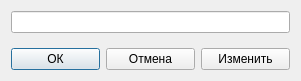
<?xml version="1.0" encoding="UTF-8"?>
<ui version="4.0">
 <class>DlgPassword</class>
 <widget class="QDialog" name="DlgPassword">
  <property name="windowModality">
   <enum>Qt::ApplicationModal</enum>
  </property>
  <property name="geometry">
   <rect>
    <x>0</x>
    <y>0</y>
    <width>301</width>
    <height>81</height>
   </rect>
  </property>
  <property name="contextMenuPolicy">
   <enum>Qt::NoContextMenu</enum>
  </property>
  <property name="windowTitle">
   <string>Введите пароль</string>
  </property>
  <layout class="QVBoxLayout" name="verticalLayout">
   <item>
    <widget class="QLineEdit" name="editPassword">
     <property name="maxLength">
      <number>64</number>
     </property>
     <property name="echoMode">
      <enum>QLineEdit::Password</enum>
     </property>
    </widget>
   </item>
   <item>
    <spacer name="verticalSpacer">
     <property name="orientation">
      <enum>Qt::Vertical</enum>
     </property>
     <property name="sizeHint" stdset="0">
      <size>
       <width>20</width>
       <height>40</height>
      </size>
     </property>
    </spacer>
   </item>
   <item>
    <layout class="QHBoxLayout" name="horizontalLayout">
     <item>
      <widget class="QPushButton" name="buttonOK">
       <property name="minimumSize">
        <size>
         <width>81</width>
         <height>0</height>
        </size>
       </property>
       <property name="text">
        <string>ОК</string>
       </property>
      </widget>
     </item>
     <item>
      <widget class="QPushButton" name="buttonCancel">
       <property name="minimumSize">
        <size>
         <width>81</width>
         <height>0</height>
        </size>
       </property>
       <property name="text">
        <string>Отмена</string>
       </property>
      </widget>
     </item>
     <item>
      <widget class="QPushButton" name="buttonChange">
       <property name="minimumSize">
        <size>
         <width>81</width>
         <height>0</height>
        </size>
       </property>
       <property name="text">
        <string>Изменить</string>
       </property>
      </widget>
     </item>
    </layout>
   </item>
  </layout>
 </widget>
 <resources/>
 <connections/>
</ui>
